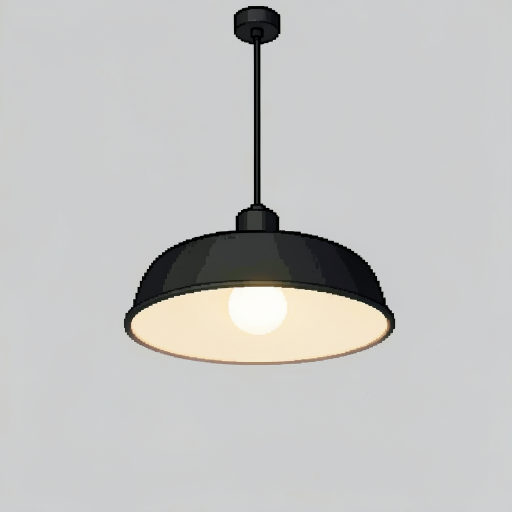
#> input picture tools/desk/sources/ceiling-seed9603.png, 1024 x 1024 px (shown at 1/2 size)
$ python pixelize.py ../desk/sources/ceiling-seed9603.png --out out.png --cell 1.0
#> lines starting #> are read from the running program, lines starting #| are printed output that depends on the picture; after the words box and inside, x2 and y2 are one past the last pixel; in counts of white or black regions, pixels touching at a corner belong together
#> in main, rgb is the input picture: shape (1024, 1024, 3); mean R, G, B 196, 195.9, 194.9
#!/usr/bin/env python3
"""
Nutrimatic portrait toolkit - pixelize.py
Version 2.1.0

Created: 2026-10-02 - Turn a picked candidate (or a photo) into a clean 16-colour sprite (v1.0.0)
Modified: 2026-10-02 - Rewritten after the first real run. The generated pictures look like pixel art but are not on a
  grid, and a plain downscale turned eyes, glasses and mouths into blobs or dropped them. Now two layers: fills by
  majority vote, thin strokes found by black-hat and thinned to one pixel. Cut-out by flood fill (no rembg), palette by
  k-means in OKLab. Needs numpy, scipy, pillow (v2.0.0)
Modified: 2026-10-02 - pixelize() can take a ready mask and a fixed grid origin and return the uncropped grid, so a set
  of pose pictures lands on one shared grid (tools/desk/pose_sprites.py) (v2.1.0)

A generated portrait on a flat background -> a true low-resolution sprite. The generated picture looks like pixel art
but is not on a grid, so it is resampled, in two layers that are treated differently:

  fills   the flat colour areas: palette by k-means in OKLab, then a majority vote per sprite pixel
  lines   thin dark strokes (outlines, glasses frames, eyelids, the mouth): found with a morphological black-hat, then
          reduced to their coverage per sprite pixel and thinned to one pixel wide, so they stay connected instead of
          dissolving (what a plain majority vote does) or turning into blobs (what boosting dark colours does)
  lights  thin light details (eye whites, teeth, a necklace) the same way, without thinning

Then: lone pixels removed, a continuous outline around the silhouette, the palette cut to the colours actually used.
Writes <out>-1x.png (the sprite, transparent), <out>-<zoom>x.png (to look at) and <out>.json (palette, grid).
"""
import argparse, json, sys
import numpy as np
from PIL import Image
from scipy import ndimage


# ---------- colour: sRGB <-> OKLab ----------
def srgb_to_oklab(rgb):
    c = np.asarray(rgb, dtype=np.float64) / 255.0
    lin = np.where(c <= 0.04045, c / 12.92, ((c + 0.055) / 1.055) ** 2.4)
    l = 0.4122214708 * lin[..., 0] + 0.5363325363 * lin[..., 1] + 0.0514459929 * lin[..., 2]
    m = 0.2119034982 * lin[..., 0] + 0.6806995451 * lin[..., 1] + 0.1073969566 * lin[..., 2]
    s = 0.0883024619 * lin[..., 0] + 0.2817188376 * lin[..., 1] + 0.6299787005 * lin[..., 2]
    l, m, s = np.cbrt(l), np.cbrt(m), np.cbrt(s)
    return np.stack([0.2104542553 * l + 0.7936177850 * m - 0.0040720468 * s,
                     1.9779984951 * l - 2.4285922050 * m + 0.4505937099 * s,
                     0.0259040371 * l + 0.7827717662 * m - 0.8086757660 * s], axis=-1)


def oklab_to_srgb(lab):
    L, a, b = lab[..., 0], lab[..., 1], lab[..., 2]
    l = (L + 0.3963377774 * a + 0.2158037573 * b) ** 3
    m = (L - 0.1055613458 * a - 0.0638541728 * b) ** 3
    s = (L - 0.0894841775 * a - 1.2914855480 * b) ** 3
    lin = np.clip(np.stack([4.0767416621 * l - 3.3077115913 * m + 0.2309699292 * s,
                            -1.2684380046 * l + 2.6097574011 * m - 0.3413193965 * s,
                            -0.0041960863 * l - 0.7034186147 * m + 1.7076147010 * s], axis=-1), 0, 1)
    c = np.where(lin <= 0.0031308, lin * 12.92, 1.055 * lin ** (1 / 2.4) - 0.055)
    return np.clip(np.round(c * 255), 0, 255).astype(np.uint8)


# ---------- cut-out ----------
def subject_mask(rgb, tol=40, min_hole=400):
    """True where the figure is. Background = pixels near the border colour that connect to the top, left or right edge,
    plus enclosed patches of exactly that colour (the gap between an arm and the body)."""
#> called with tol = 40, min_hole = 400
    a = rgb.astype(np.int32)
    border = np.concatenate([a[:4].reshape(-1, 3), a[:, :4].reshape(-1, 3), a[:, -4:].reshape(-1, 3)])
    bg = np.median(border, axis=0)
#> bg = [205, 205, 206]
    near = np.abs(a - bg).sum(axis=2) < tol
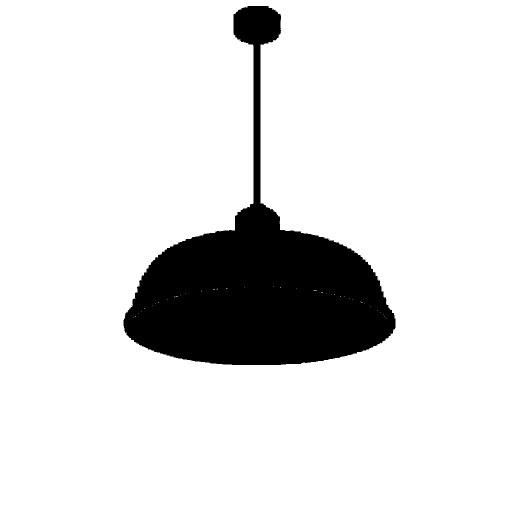
#> near: shape (1024, 1024) bool (shown at 1/2 size); 87.4% white; 8 black regions (7 under 20 px), largest, box (x1, y1, x2, y2) and area: (247, 12, 791, 730) 132249
    lab, n = ndimage.label(near)
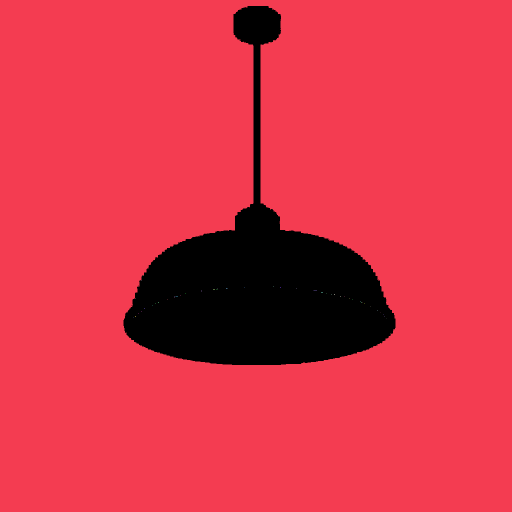
#> lab: shape (1024, 1024) int32 (shown at 1/2 size); 48 distinct labels, from 0 to 47; one colour per label, 0 black
#> n = 47
    edge = np.unique(np.concatenate([lab[0], lab[:, 0], lab[:, -1]])); edge = edge[edge != 0]
#> after `edge = np.unique(np.concatenate([lab[0], lab[:, 0], lab[:, -1]]))`: edge = [1]
    bgmask = np.isin(lab, edge)
#> bgmask: shape (1024, 1024) bool; 87.4% white; 8 black regions (7 under 20 px), largest, box (x1, y1, x2, y2) and area: (247, 12, 791, 730) 132323
    if n:
        sizes = ndimage.sum(near, lab, index=np.arange(1, n + 1)); dist = ndimage.mean(np.abs(a - bg).sum(axis=2), lab, index=np.arange(1, n + 1))
#> after `sizes = ndimage.sum(near, lab, index=np.arange(1, n + 1))`: sizes = 47 values, max 916246 at index 0, min 1 at index 1, mean 19496.2
#> after `dist = ndimage.mean(np.abs(a - bg).sum(axis=2), lab, index=np.arange(1`: dist = 47 values, max 39 at index 34, min 1.91 at index 0, mean 28.99
        for i in range(1, n + 1):
            if i not in edge and sizes[i - 1] >= min_hole and dist[i - 1] < tol * 0.45: bgmask |= (lab == i)
    mask = ndimage.binary_opening(~bgmask, iterations=1)
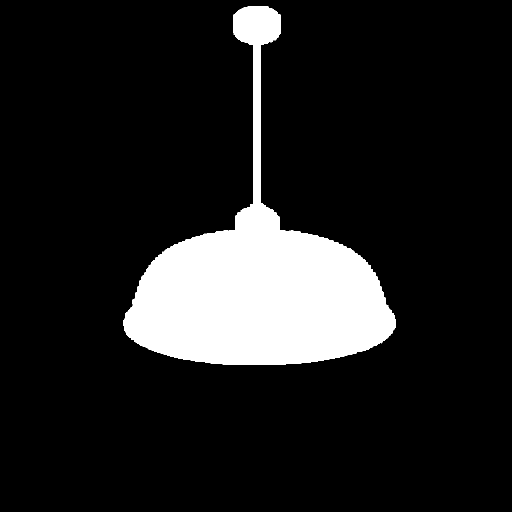
#> mask: shape (1024, 1024) bool (shown at 1/2 size); 12.6% white; 1 white region, box (x1, y1, x2, y2) and area: (247, 12, 791, 730) 132235
    lab2, n2 = ndimage.label(mask)
#> n2 = 1
    if n2 > 1: mask = lab2 == (1 + int(np.argmax(ndimage.sum(mask, lab2, index=np.arange(1, n2 + 1)))))
    return mask, bg


# ---------- palette ----------
def kmeans(points, weights, k, iters=60, seed=0):
    rng = np.random.default_rng(seed)
    centers = [points[np.argmax(weights)]]
    d2 = ((points - centers[0]) ** 2).sum(axis=1)
    for _ in range(1, k):
        p = d2 * weights
        centers.append(points[rng.choice(len(points), p=p / p.sum())]); d2 = np.minimum(d2, ((points - centers[-1]) ** 2).sum(axis=1))
    centers = np.array(centers)
    for _ in range(iters):
        lab = ((points[:, None, :] - centers[None, :, :]) ** 2).sum(axis=2).argmin(axis=1)
        new = np.array([np.average(points[lab == j], axis=0, weights=weights[lab == j]) if (lab == j).any() else centers[j] for j in range(k)])
        if np.allclose(new, centers, atol=1e-5): break
        centers = new
    return centers


def build_palette(rgb, sel, k, seed=0, chroma_gain=4.0):
    """k colours for the pixels in `sel`: clustering runs on the distinct colours with sub-linear weights, so small
    saturated areas (gold, lips, irises) are not swallowed by the large flat ones."""
    px = rgb[sel]
    q = (px >> 3).astype(np.int32); key = (q[:, 0] << 10) | (q[:, 1] << 5) | q[:, 2]
    uniq, inv, counts = np.unique(key, return_inverse=True, return_counts=True)
    sums = np.zeros((len(uniq), 3)); np.add.at(sums, inv, px); lab = srgb_to_oklab(sums / counts[:, None])
    weights = counts ** 0.6 * (1.0 + chroma_gain * np.hypot(lab[:, 1], lab[:, 2]))
    centers = kmeans(lab, weights, k, seed=seed)
    return centers[np.argsort(centers[:, 0])]


def nearest(lab, centers):
    flat = lab.reshape(-1, 3); out = np.empty(len(flat), dtype=np.int16)
    for i in range(0, len(flat), 200000): out[i:i + 200000] = ((flat[i:i + 200000, None, :] - centers[None, :, :]) ** 2).sum(axis=2).argmin(axis=1)
    return out.reshape(lab.shape[:-1])


# ---------- thinning (Zhang-Suen) ----------
def thin(mask):
    m = np.pad(mask.astype(np.uint8), 1)
    while True:
        changed = False
        for step in (0, 1):
            p2, p3, p4, p5, p6, p7, p8, p9 = m[:-2, 1:-1], m[:-2, 2:], m[1:-1, 2:], m[2:, 2:], m[2:, 1:-1], m[2:, :-2], m[1:-1, :-2], m[:-2, :-2]
            nb = [p2, p3, p4, p5, p6, p7, p8, p9]
            b = sum(nb); a = sum(((nb[i] == 0) & (nb[(i + 1) % 8] == 1)).astype(np.uint8) for i in range(8))
            if step == 0: cond = (p2 * p4 * p6 == 0) & (p4 * p6 * p8 == 0)
            else: cond = (p2 * p4 * p8 == 0) & (p2 * p6 * p8 == 0)
            kill = (m[1:-1, 1:-1] == 1) & (b >= 2) & (b <= 6) & (a == 1) & cond
            if kill.any(): m[1:-1, 1:-1][kill] = 0; changed = True
        if not changed: break
    return m[1:-1, 1:-1].astype(bool)


# ---------- the grid ----------
class Grid:
    def __init__(self, shape, cell, ox, oy):
        h, w = shape; self.cell = cell
        self.tw, self.th = int(np.ceil((w - ox) / cell)), int(np.ceil((h - oy) / cell))
        xs = np.clip(((np.arange(w) - ox) / cell).astype(int), 0, self.tw - 1); ys = np.clip(((np.arange(h) - oy) / cell).astype(int), 0, self.th - 1)
        self.id = (ys[:, None] * self.tw + xs[None, :]).ravel(); self.n = self.th * self.tw

    def share(self, sel):                       # fraction of each cell covered by the boolean image `sel`
        return (np.bincount(self.id, weights=sel.ravel().astype(np.float64), minlength=self.n) / np.bincount(self.id, minlength=self.n)).reshape(self.th, self.tw)

    def votes(self, idx, sel, k):               # per cell, how many selected pixels carry each palette index
        out = np.zeros((self.n, k)); s = sel.ravel()
        np.add.at(out, (self.id[s], idx.ravel()[s]), 1); return out.reshape(self.th, self.tw, k)

    # [4 lines left out: function mean, not called in this run]


def despeckle(spr, alpha, keep, passes=2):
    h, w = spr.shape
    for _ in range(passes):
        out = spr.copy()
        for y in range(h):
            for x in range(w):
                if not alpha[y, x] or keep[y, x]: continue
                nb = [spr[yy, xx] for yy, xx in ((y - 1, x), (y + 1, x), (y, x - 1), (y, x + 1)) if 0 <= yy < h and 0 <= xx < w and alpha[yy, xx]]
                if len(nb) >= 3 and spr[y, x] not in nb:
                    vals, cnt = np.unique(nb, return_counts=True); out[y, x] = vals[cnt.argmax()]
        spr = out
    return spr


def pixelize(rgb, cell, colors=15, line_w=0.95, line_t=0.22, light_t=0.34, cover=0.5, tol=40, seed=0, phases=4, outline=True, line_colors=2, verbose=False,
             mask=None, origin=None, crop=True):
    """mask: a ready cut-out (True = figure) instead of the flood fill. origin: (x, y) of the grid's first cell, both <= 0,
    to put several pictures on one grid instead of fitting each. crop=False returns the whole grid, uncropped."""
    if mask is None: mask, bg = subject_mask(rgb, tol)
#> bg = [205, 205, 206]
    else: bg = np.zeros(3)
    lab = srgb_to_oklab(rgb); L = lab[..., 0]
#> in srgb_to_oklab, `s = 0.0883024619 * lin[..., 0] + 0.2817188376 * lin[..., 1] + 0.629978..`:
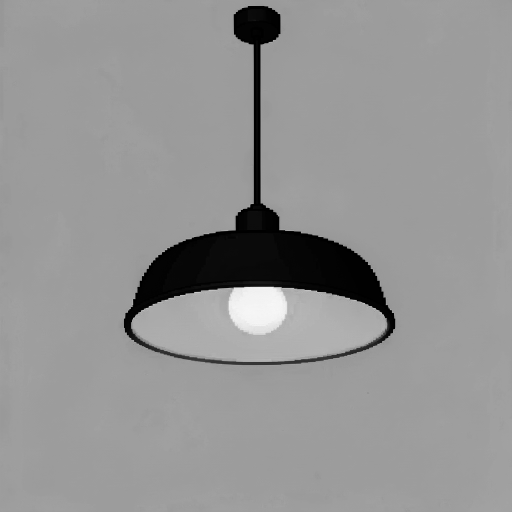
#> s: shape (1024, 1024) float64 (shown at 1/2 size); min 0, max 0.989, mean 0.581
    # thin dark strokes: darker than their surroundings by a clear margin and narrower than about one sprite pixel
    r = max(1, int(round(cell * line_w / 2)))
    yy, xx = np.ogrid[-r:r + 1, -r:r + 1]; disk = (xx * xx + yy * yy) <= r * r
    Lm = np.where(mask, L, 1.0)                                        # the background counts as light, so the silhouette outline is a stroke too
    blackhat = ndimage.grey_closing(Lm, footprint=disk) - Lm
    lines = mask & (blackhat > 0.16) & (L < 0.52)
#> lines: shape (1024, 1024) bool; 0.02% white in thin lines or dots, all inside (x1, y1, x2, y2) = (248, 12, 790, 679)
    Ld = np.where(mask, L, 0.0)
    whitehat = Ld - ndimage.grey_opening(Ld, footprint=disk)
    lights = mask & (whitehat > 0.14) & (L > 0.72) & ~lines
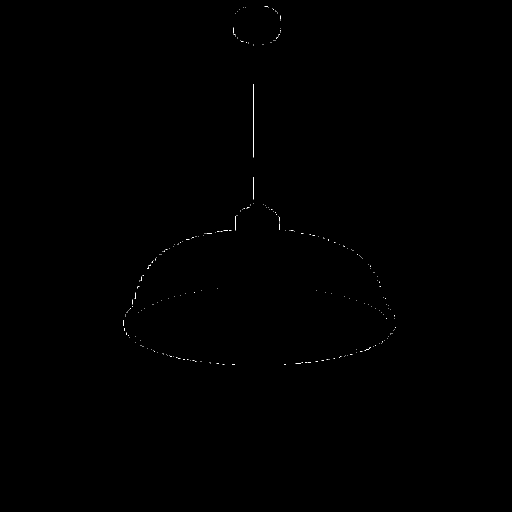
#> lights: shape (1024, 1024) bool (shown at 1/2 size); 0.08% white in thin lines or dots, all inside (x1, y1, x2, y2) = (247, 12, 791, 730)
    fills = mask & ~lines
#> fills: shape (1024, 1024) bool; 12.6% white; 1 white region, box (x1, y1, x2, y2) and area: (247, 12, 791, 730) 132045
    # palette: fills get most of the budget, strokes share one or two dark colours
    fill_k = colors - line_colors
    pal_fill = build_palette(rgb, fills, fill_k, seed)
#> in build_palette, `uniq, inv, counts = np.unique(key, return_inverse=True, return_counts=..`: uniq = 808 values from 0 to 32767; counts = 808 values, max 26630 at index 772, min 1 at index 4, mean 163.4
#> in build_palette, `sums = np.zeros((len(uniq), 3))`: sums = 808 rows, first 8: [0, 0, 0], [0, 0, 0], [0, 0, 0], [0, 0, 0], [0, 0, 0], [0, 0, 0], [0, 0, 0], [0, 0, 0]
#> in srgb_to_oklab (call 2), `c = np.asarray(rgb, dtype=np.float64) / 255.0`: c = 808 rows, first 8: [0.00768, 0.00724, 0.00725], [0.0229, 0.0238, 0.0345], [0.0255, 0.032, 0.0256], [0.0266, 0.0324, 0.0362], [0.0196, 0.0745, 0.0588], [0.0235, 0.0706, 0.0627], [0, 0.161, 0.098], [0.0334, 0.0216, 0.0258]
#> in srgb_to_oklab (call 2), `lin = np.where(c <= 0.04045, c / 12.92, ((c + 0.055) / 1.055) ** 2.4)`: lin = 808 rows, first 8: [0.000594, 0.00056, 0.000562], [0.00177, 0.00184, 0.00267], [0.00197, 0.00248, 0.00198], [0.00206, 0.00251, 0.0028], [0.00152, 0.00651, 0.00478], [0.00182, 0.00605, 0.00518], [0, 0.0222, 0.00972], [0.00258, 0.00167, 0.00199]
#> in build_palette, `lab = srgb_to_oklab(sums / counts[:, None])`: lab = 808 rows, first 8: [0.0829, 0.000577, 0.000145], [0.124, 0.00138, -0.0072], [0.132, -0.00454, 0.00309], [0.134, -0.00227, -0.00308], [0.172, -0.0224, 0.00235], [0.17, -0.0185, -0.000878], [0.248, -0.0518, 0.0168], [0.125, 0.00743, -0.000879]
#> in build_palette, `weights = counts ** 0.6 * (1.0 + chroma_gain * np.hypot(lab[:, 1], lab..`: weights = 808 values, max 523.7 at index 772, min 1 at index 618, mean 9.98
#> in kmeans, `centers = [points[np.argmax(weights)]]`: centers = [[0.93, 0.0051, 0.0393]]
#> in kmeans, `d2 = ((points - centers[0]) ** 2).sum(axis=1)`: d2 = 808 values, max 0.719 at index 0, min 0 at index 772, mean 0.157
#> after the loop in kmeans, `for _ in range(1, k):`: centers = 13 items, first 6: [0.93, 0.0051, 0.0393], [0.311, -0.00812, 0.0327], [0.452, 0.00638, 0.0539], [0.0829, 0.000577, 0.000145], [0.164, 0.000575, -0.00795], [0.721, 0.0261, 0.0405]; d2 = 808 values, max 0.00725 at index 145, min 0 at index 0, mean 0.00188
#> in kmeans, `centers = np.array(centers)`: centers = 13 rows, first 8: [0.93, 0.0051, 0.0393], [0.311, -0.00812, 0.0327], [0.452, 0.00638, 0.0539], [0.0829, 0.000577, 0.000145], [0.164, 0.000575, -0.00795], [0.721, 0.0261, 0.0405], [0.884, 0.012, 0.0672], [0.586, 0.0281, 0.0347]
#> in build_palette, `centers = kmeans(lab, weights, k, seed=seed)`: centers = 13 rows, first 8: [0.931, 0.00418, 0.0398], [0.328, -0.00438, 0.00895], [0.404, 0.000713, 0.0266], [0.0829, 0.000577, 0.000145], [0.24, -0.00223, -0.000587], [0.705, 0.0121, 0.0257], [0.864, 0.0108, 0.0494], [0.559, 0.0143, 0.0294]
#> pal_fill = 13 rows, first 8: [0.0829, 0.000577, 0.000145], [0.165, 3.5e-05, -0.00487], [0.24, -0.00223, -0.000587], [0.328, -0.00438, 0.00895], [0.404, 0.000713, 0.0266], [0.479, 0.00745, 0.0354], [0.559, 0.0143, 0.0294], [0.631, 0.0189, 0.0309]
    pal_line = build_palette(rgb, lines, line_colors, seed, chroma_gain=1.0) if lines.sum() > 50 else pal_fill[:line_colors]
#> in build_palette (call 2), `px = rgb[sel]`: px = 190 rows, first 8: [53, 56, 48], [10, 7, 3], [9, 9, 8], [0, 0, 0], [17, 13, 7], [0, 0, 0], [46, 48, 46], [46, 46, 37]
#> in build_palette (call 2), `q = (px >> 3).astype(np.int32)`: q = 190 rows, first 8: [6, 7, 6], [1, 0, 0], [1, 1, 1], [0, 0, 0], [2, 1, 0], [0, 0, 0], [5, 6, 5], [5, 5, 4]
#> in build_palette (call 2), `sums = np.zeros((len(uniq), 3))`: sums = 68 rows, first 8: [0, 0, 0], [0, 0, 0], [0, 0, 0], [0, 0, 0], [0, 0, 0], [0, 0, 0], [0, 0, 0], [0, 0, 0]
#> in srgb_to_oklab (call 3), `c = np.asarray(rgb, dtype=np.float64) / 255.0`: c = 68 rows, first 8: [0.00205, 0.00105, 0.000684], [0.0275, 0.0314, 0.0235], [0.0405, 0.0261, 0.0105], [0.051, 0.0235, 0.0392], [0.0392, 0.0431, 0.0251], [0.0373, 0.0402, 0.0373], [0.0392, 0.0549, 0.0667], [0.0471, 0.0745, 0.0431]
#> in srgb_to_oklab (call 3), `lin = np.where(c <= 0.04045, c / 12.92, ((c + 0.055) / 1.055) ** 2.4)`: lin = 68 rows, first 8: [0.000159, 8.12e-05, 5.29e-05], [0.00212, 0.00243, 0.00182], [0.00314, 0.00202, 0.000809], [0.00402, 0.00182, 0.00304], [0.00304, 0.00335, 0.00194], [0.00288, 0.00311, 0.00288], [0.00304, 0.00439, 0.00561], [0.00368, 0.00651, 0.00335]
#> in build_palette (call 2), `lab = srgb_to_oklab(sums / counts[:, None])`: lab = 68 rows, first 8: [0.0461, 0.0032, 0.00355], [0.132, -0.00354, 0.0045], [0.13, 0.00302, 0.0146], [0.136, 0.0159, -0.005], [0.146, -0.0048, 0.00951], [0.145, -0.00169, 0.00117], [0.161, -0.00445, -0.0079], [0.176, -0.0152, 0.0121]
#> the loop in kmeans (call 2), `for _ in range(iters):` made 4 passes
#> centers on passes 1 to 3: [[0.14, -0.00093, 0.007], [0.382, -0.00735, 0.0154]], [[0.142, -0.00139, 0.00757], [0.384, -0.00707, 0.015]], [[0.147, -0.00145, 0.00729], [0.389, -0.00724, 0.0156]]
#> pal_line = [[0.147, -0.00145, 0.00729], [0.389, -0.00724, 0.0156]]
    centers = np.concatenate([pal_line, pal_fill]); k = len(centers)
#> after `centers = np.concatenate([pal_line, pal_fill])`: centers = 15 rows, first 8: [0.147, -0.00145, 0.00729], [0.389, -0.00724, 0.0156], [0.0829, 0.000577, 0.000145], [0.165, 3.5e-05, -0.00487], [0.24, -0.00223, -0.000587], [0.328, -0.00438, 0.00895], [0.404, 0.000713, 0.0266], [0.479, 0.00745, 0.0354]
#> after `k = len(centers)`: k = 15
    fill_idx = nearest(lab, pal_fill) + line_colors; line_idx = nearest(lab, pal_line)
#> the loop in nearest, `for i in range(0, len(flat), 200000): out[i:i + 200000] = ((flat[i:i +..` made 6 passes
#> i on passes 2 to 6: 200000, 400000, 600000, 800000, 1000000
#> in nearest, `return out.reshape(lab.shape[:-1])`:
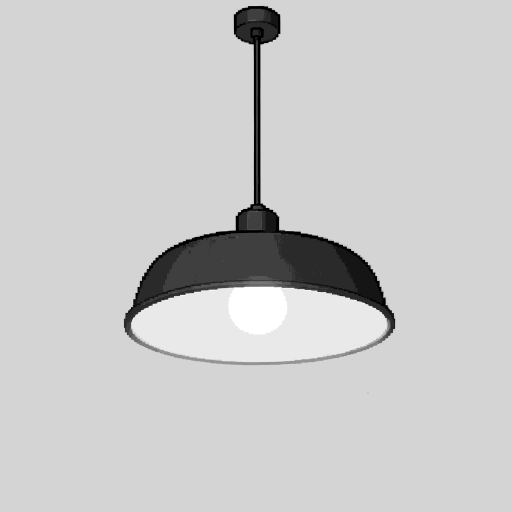
#> returned value: shape (1024, 1024) int16 (shown at 1/2 size); min 0, max 12, mean 9.55; drawn with min black and max white
#> the loop in nearest (call 2), `for i in range(0, len(flat), 200000): out[i:i + 200000] = ((flat[i:i +..` made 6 passes
    best = None
    starts = [(origin[0] + cell, origin[1] + cell)] if origin is not None else [(ox, oy) for oy in np.linspace(0, cell, phases, endpoint=False) for ox in np.linspace(0, cell, phases, endpoint=False)]
    for ox, oy in starts:
        if True:
            g = Grid(mask.shape, cell, ox - cell, oy - cell)
            v = g.votes(fill_idx, fills, k); tot = v.sum(axis=2)
            score = v.max(axis=2).sum() / max(1, tot.sum())            # how cleanly the fills fall into the cells
            if best is None or score > best[0]: best = (score, g, v, ox, oy)
#> this loop made 16 passes
#> pass 1, in pixelize, `tot = v.sum(axis=2)`:
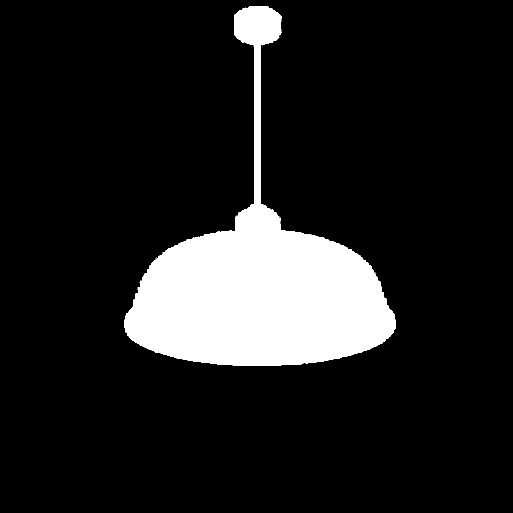
#> tot: shape (1025, 1025) float64 (shown at 1/2 size); values 0 (black) and 1 (white), 12.6% white; 1 white region, box (x1, y1, x2, y2) and area: (248, 13, 792, 731) 132045
#> after the loop, best = 5 items
    score, g, v, ox, oy = best
#> ox = 0; oy = 0
#> (the rest of the program and of its run is left out)
